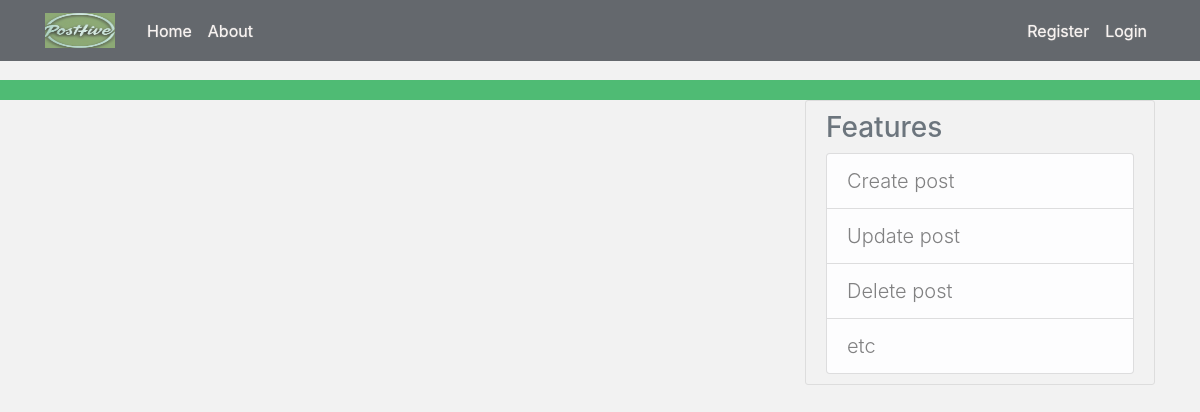
The page /user/Ekwe on the database as committed earlier.
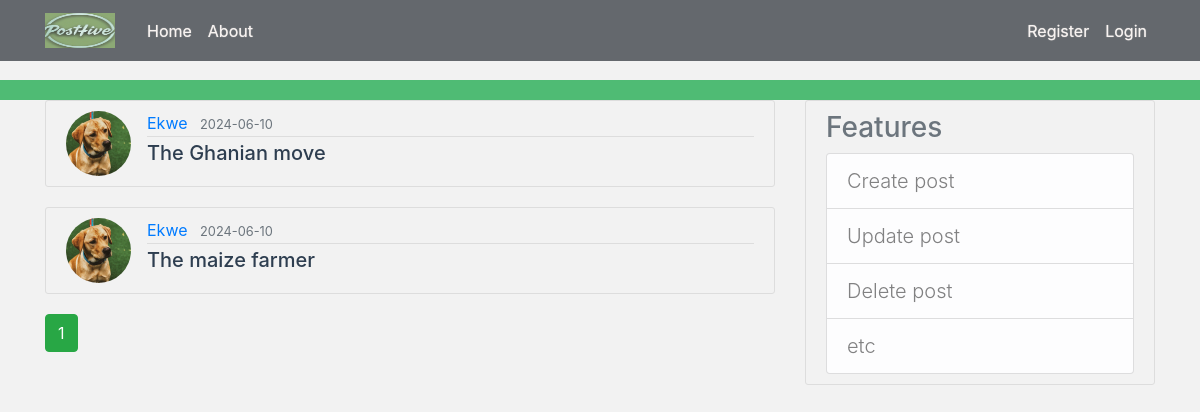
The same page on the database as committed later.
### posthive/models.py (models this page shows, shortened)
class Post(db.Model):
    id = db.Column(db.Integer, primary_key=True)
    title = db.Column(db.String(100), nullable=False)
    date_posted = db.Column(db.DateTime, nullable=False, default=datetime.utcnow)
    content = db.Column(db.Text, nullable=False)
    user_id = db.Column(db.Integer, db.ForeignKey('user.id'), nullable=False)

class User(db.Model, UserMixin):
    id = db.Column(db.Integer, primary_key=True)
    username = db.Column(db.String(20), unique=True, nullable=False)
    email = db.Column(db.String(120), unique=True, nullable=False)
    image_file = db.Column(db.String(20), nullable=False, default='default.png')
    password = db.Column(db.String(60), nullable=False)
    posts = db.relationship('Post', backref='author', lazy=True)
    """
    @property
    def is_authenticated(self):
        return True

    @property
    def is_anonymous(self):
        return False

    @property
    def is_active(self):
        return True  # Or your custom logic

    def get_id(self):
        return str(self.id)
    """

### posthive/routes.py (the view)
@app.route('/user/<string:username>')
def user_posts(username):
    page = request.args.get('page', 1, type=int)
    user = User.query.filter_by(username=username).first_or_404()
    posts = Post.query.filter_by(author=user).order_by(
        Post.date_posted.desc()).paginate(page=page, per_page=5)
    return render_template('user_posts.html', posts=posts, user=user)

### posthive/templates/user_posts.html (shortened to what this page needs)
{% extends "layout.html" %}
{% block content %}
    {% for post in posts.items %}
        <article class="media content-section">
          <img class="rounded-circle article-img" src="{{ url_for('static',
            filename='profile_pics/' + post.author.image_file) }}">
          <div class="media-body">
            <div class="article-metadata">
              <a class="mr-2" href="{{ url_for('user_posts', username=post.author.username) }}">{{ post.author.username }}</a>
              <small class="text-muted">{{ post.date_posted.strftime('%Y-%m-%d') }}</small>
            </div>
            <h5><a class="article-title" href="{{ url_for('post', post_id=post.id) }}">{{ post.title }}</a></h5>
          </div>
        </article>
    {% endfor %}
    {% for page_num in posts.iter_pages(left_edge=1, right_edge=1, left_current=1, right_current=2) %}
      {% if page_num %}
        {% if posts.page==page_num %}
          <a class="btn btn-success mb-4" href="{{ url_for('user_posts', username=user.username, page=page_num) }}">{{ page_num }}</a>
        {% else %}
          <a class="btn btn-outline-success mb-4" href="{{ url_for('user_posts', username=user.username, page=page_num) }}">{{ page_num }}</a>
        {% endif %}
      {% endif %}
    {% endfor %}
{% endblock content %}

Rows that differ between the two databases and show on the page:
added Post: image_file (picture), author.username "Ekwe", date_posted "2024-06-10", title "The Ghanian move"
added Post: image_file (picture), author.username "Ekwe", date_posted "2024-06-10", title "The maize farmer"
Other text that changed with them:
new list line: "1"
